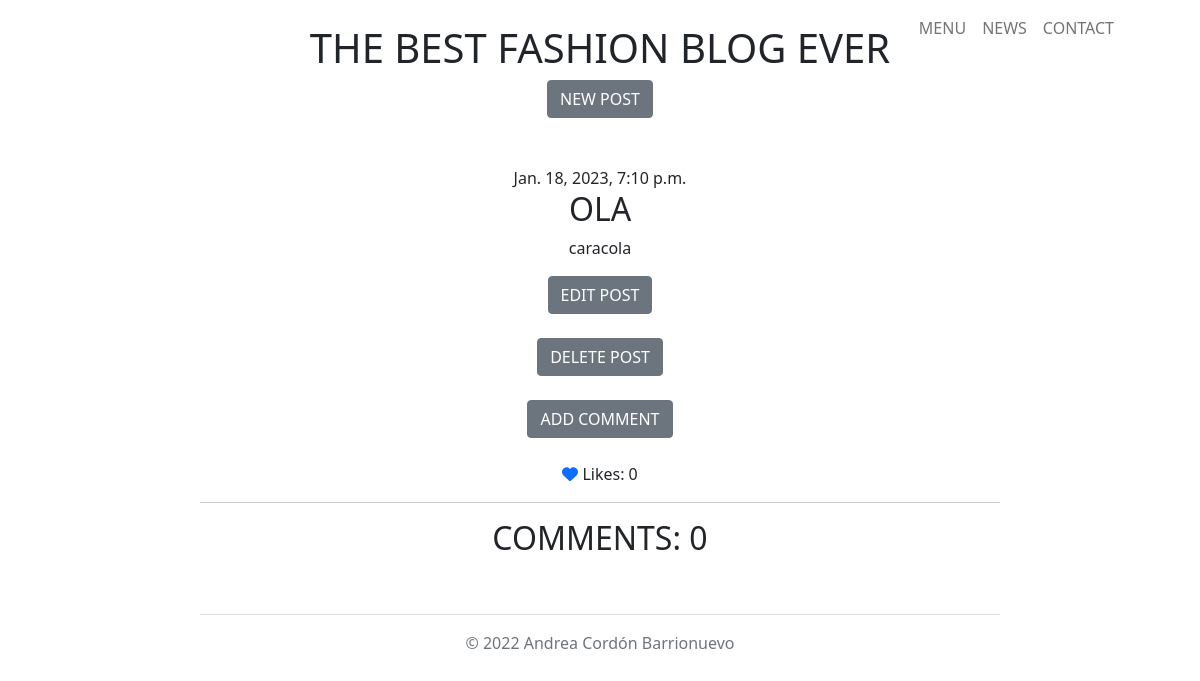
Before: /blog/post/4/ (signed in) with the older database file.
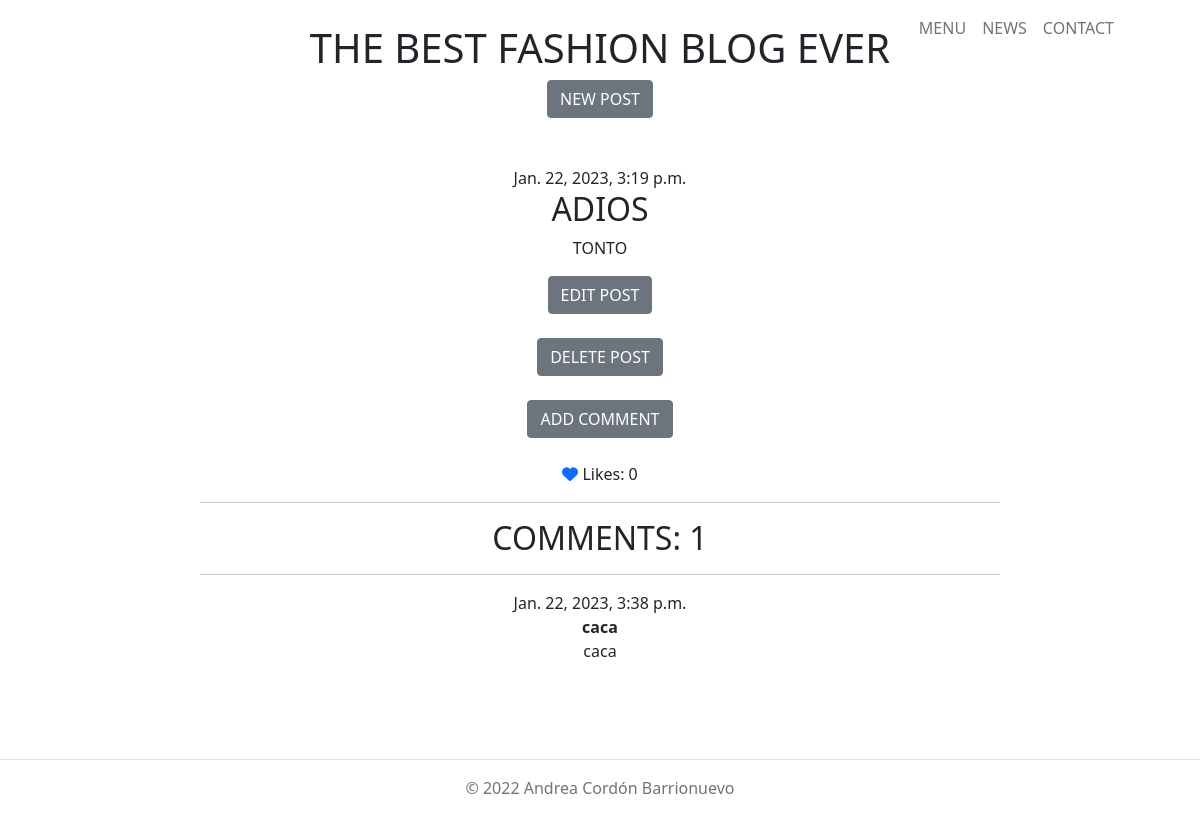
After: the same page with the newer database file.
### blog/models.py (models this page shows, shortened)
class Post(models.Model):
    author = models.ForeignKey(settings.AUTH_USER_MODEL, on_delete=models.CASCADE)
    title = models.CharField(max_length=200)
    text = models.TextField()
    created_date = models.DateTimeField(default=timezone.now)
    published_date = models.DateTimeField(blank=True, null=True)
    likes = models.IntegerField(default=0)

class Comment(models.Model):
    post = models.ForeignKey('blog.Post', on_delete=models.CASCADE, related_name='comments')
    author = models.CharField(max_length=200) #tiene que estar en la tabla users
    text = models.TextField() #el comentario que yo vaya a escribir
    created_date = models.DateTimeField(default=timezone.now)
    approved_comment = models.BooleanField(default=False)

### blog/views.py (the view)
# urls.py: path('post/<int:pk>/', views.post_detail, name='post_detail'),
def post_detail(request, pk):
    Post.objects.get(pk=pk)
    post = get_object_or_404(Post, pk=pk)
    if request.method == 'POST':
            form = CommentForm(request.POST)
            if form.is_valid():
                comment = form.save(commit=False)
                comment.post = post
                comment.save()
            return redirect('post_detail')
    else:
        form = CommentForm()
        comments = Comment.objects.filter(post=pk)
        return render(request, 'blog/post_detail.html', {'post': post, 'form': form, 'comments': comments})

### blog/templates/blog/post_detail.html (shortened to what this page needs)
{% extends 'blog/base.html' %}
{% block content %}
    <article class="post">
        <aside class="actions">
            {% if user.is_authenticated %}
            <a class="btn btn-secondary" href="{% url 'post_edit' pk=post.pk %}">
              EDIT POST
              </a>
        </aside><br>
        <aside class="actions">
            <a class="btn btn-secondary" href="{% url 'post_delete' pk=post.pk %}">
              DELETE POST
              </a>
        </aside><br>
            <a class="btn btn-secondary" href="{% url 'add_comment_to_post' pk=post.pk %}">ADD COMMENT</a>
<br><br>
             <a href="{% url 'post_like' pk=post.pk %}"><i class="fa-solid fa-heart"></i></a>
             Likes: {{post.likes}}
<br><hr>
<h2>COMMENTS: {{ post.comments.count  }}</h2>
{% for comment in comments %}
    <hr>
        <article class="comment">
            <div>
                {{ comment.created_date }}
            </div>
            <strong>{{ comment.author }}</strong>
            <p>{{ comment.text|linebreaksbr }}</p>
        </article>
    </article><br>
    {% endfor %}
    {% endif %}
{% endblock %}

### blog/templates/blog/base.html (shortened to what this page needs)
{% load static %}
<!DOCTYPE html>
<html lang="en">
<head>
      <link rel="stylesheet" href="{% static '../static/css/blog.css' %}">
    <link rel="stylesheet" href="https://cdn.jsdelivr.net/npm/bootstrap@5.1.3/dist/css/bootstrap.min.css"
>
</head>
<body>
    <center>
    <header>
        <header class="masthead">
            <div class="container px-4 px-lg-5 d-flex h-100 align-items-center justify-content-center">
                <div class="d-flex justify-content-center">
                    <div class="text-center"><br>
                        <h1 class="text-pink-50" >THE BEST FASHION BLOG EVER</h1>
                        {% if user.is_authenticated %}
                        <a class="btn btn-secondary" href="{% url 'post_new' %}" class="top-menu">
                     NEW POST
                        </a>
                    {% endif %}
                    </div>
                </div>
            </div>
        </header>
      <br><br>
        <nav class="navbar navbar-expand-lg navbar-light fixed-top" id="mainNav">
            <div class="container px-4 px-lg-5">
                <div class="collapse navbar-collapse" id="navbarResponsive">
                    <ul class="navbar-nav ms-auto">
                        <li class="nav-item"><a class="nav-link" href="{% url 'post_list' %}">MENU</a></li>
                 <li class="nav-item"> <a class="nav-link" href="{% url 'fashionblog' %}">NEWS</a></li>
                        <li class="nav-item"> <a class="nav-link" href="{% url 'contacto' %}">CONTACT</a></li>
                    </ul>
                </div>
            </div>
        </nav>
        <article class="post">
            {% if post.published_date %}
                <time class="date">
                    {{ post.published_date }}
                </time>
            {% endif %}
            <h2>{{ post.title }}</h2>
            <p>{{ post.text|linebreaksbr }}</p>
        </article>
        {% block content %}
        {% endblock %}
        <center>
</body>
<footer class="py-3 my-4">
    <ul class="nav justify-content-center border-bottom pb-3 mb-3">
    </ul>
    <p class="text-center text-muted">© 2022 Andrea Cordón Barrionuevo</p>
</html>

Changed rows visible on the page:
changed Post: published_date "Jan. 18, 2023, 7:10 p.m." → "Jan. 22, 2023, 3:19 p.m."; title "OLA" → "ADIOS"; text "caracola" → "TONTO"; comments.count "0" → "1"
added Comment: created_date "Jan. 22, 2023, 3:38 p.m.", author "caca", text "caca"
